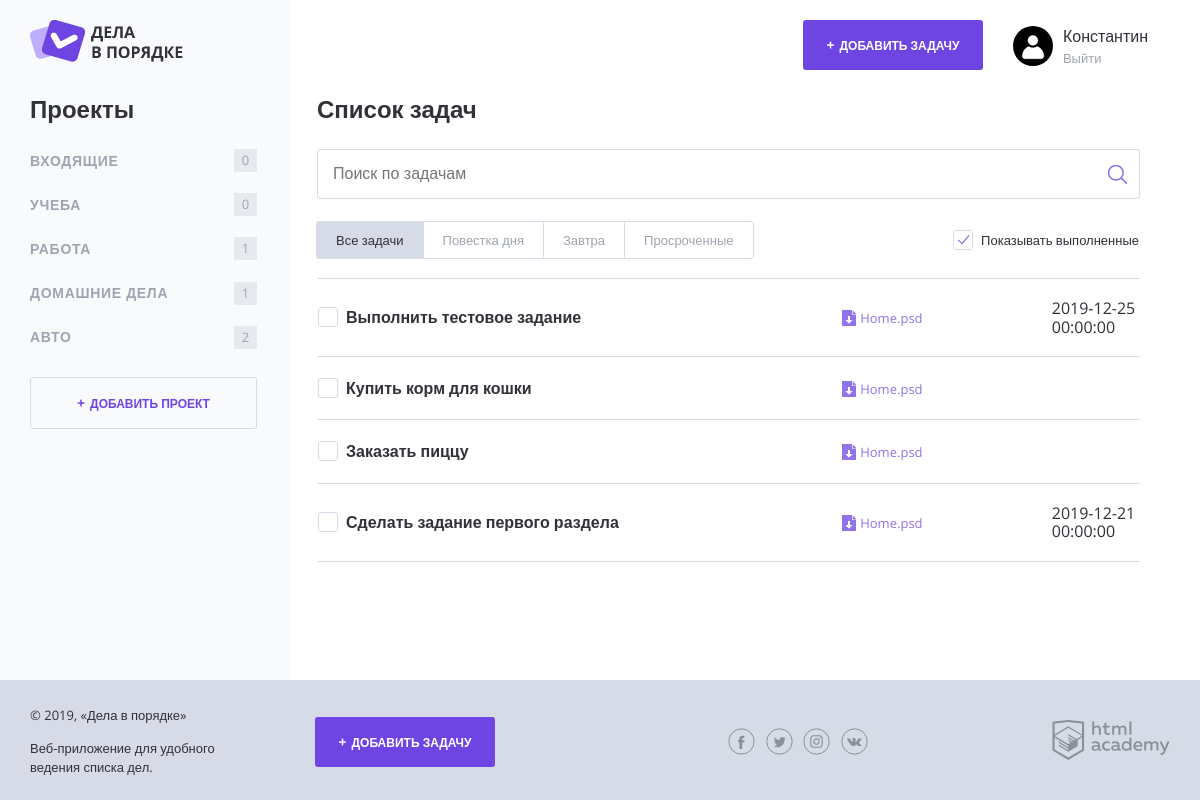
The page / on the database its author committed.
### tables this page shows
CREATE TABLE tasks (
    id INT AUTO_INCREMENT PRIMARY KEY,
    project_id INT,
    date_completed DATETIME NULL,
    state_id INT NOT NULL DEFAULT 0,
    title VARCHAR(60) NOT NULL,
    file_path VARCHAR(1024) NULL,
    due_date DATETIME NULL,
    author_user_id INT NULL,
    date_created DATETIME NOT NULL DEFAULT CURRENT_TIMESTAMP
  )
  DEFAULT
  DEFAULT;

### functions.php (called while the page is built, shortened)
<?php
$TASK_STATE_DONE = 1;
function include_template($name, $data)
{
    $name = 'templates/' . $name;
    extract($data);
    require $name;
    $result = ob_get_clean();
    return $result;
}
function getTasksCategoryCount($tasks, $categoryName, $categories)
{
    $count = 0;
    foreach($tasks as $task) {
        $thisTaskCategoryName = $categories[$task["categoryId"]];
        if ($thisTaskCategoryName === $categoryName) {
            $count++;
        };
    };
    return $count;
}
function isDeadlineNear($dateToCheck)
{
    $HOURS_DEADLINE = 24;
    if ($dateToCheck === NULL) {
        return false;
    }
    $now = strtotime("now");
    $dueDate = strtotime($dateToCheck);
    return getHoursDiff($dueDate, $now) <= $HOURS_DEADLINE;
}
function getHoursDiff($recent, $elder)
{
    $SECONDS_IN_HOUR = 3600;
    $hoursDiff = ($recent - $elder) / $SECONDS_IN_HOUR;
    return floor($hoursDiff);
}
$getAdaptedTasks = function ($dbTasks)
{
    $tasks = [];
    if (!$dbTasks) {
        return $task;
    }
    foreach($dbTasks as $dbTask) {
        $item = array();
        $item['title'] = $dbTask['title'];
        $item['dueDate'] = $dbTask['due_date'];
        $item['categoryId'] = $dbTask['project_id'];
        $item['isDone'] = $dbTask['state_id'] === $TASK_STATE_DONE;
        array_push($tasks, $item);
    };
    return $tasks;
};
$getAdaptedProjects = function ($dbProjects)
{
    $results = [];
    if (!$dbProjects) {
        return $results;
    }
    foreach($dbProjects as $dbProject) {
        array_push($results, $dbProject['title']);
    };
    return $results;
};
function adaptDbResult($dbResult, $func)
{
    $fetchedResult = mysqli_fetch_all($dbResult, MYSQLI_ASSOC);
    return $func($fetchedResult);
}

### templates/index.php (the view, shortened to what this page needs)
<?php
    $HtmlClasses = [
        "TASK_COMPLETED" => "task--completed",
        "TASK_IMPORTANT" => "task--important",
    ];
?>
<main class="content__main">
    <h2 class="content__main-heading">Список задач</h2>
    <form class="search-form" action="index.php" method="post">
        <input class="search-form__input" type="text" name="" value="" placeholder="Поиск по задачам">
        <input class="search-form__submit" type="submit" name="" value="Искать">
    </form>
    <div class="tasks-controls">
        <nav class="tasks-switch">
            <a href="/" class="tasks-switch__item tasks-switch__item--active">Все задачи</a>
            <a href="/" class="tasks-switch__item">Повестка дня</a>
            <a href="/" class="tasks-switch__item">Завтра</a>
            <a href="/" class="tasks-switch__item">Просроченные</a>
        </nav>
        <label class="checkbox">
            <span class="checkbox__text">Показывать выполненные</span>
        </label>
    </div>
    <table class="tasks">
        <?php foreach($tasks as $task): ?>
            <?php if (($show_complete_tasks || !$task["isDone"])): ?>
                <?php
                    $classTaskCompleted = $task["isDone"] ? $HtmlClasses["TASK_COMPLETED"] : "";
                    $classTaskImportant = isDeadlineNear($task["dueDate"]) ? $HtmlClasses["TASK_IMPORTANT"] : "";
                ?>
                <tr class="tasks__item task <?= $classTaskCompleted; ?> <?= $classTaskImportant; ?>">
                    <td class="task__select">
                        <label class="checkbox task__checkbox">
                            <span class="checkbox__text"><?php echo $task["title"] ?></span>
                        </label>
                    </td>
                    <td class="task__file">
                        <a class="download-link" href="#">Home.psd</a>
                    </td>
                    <td class="task__date"><?php echo $task["dueDate"] ?></td>
                </tr>
            <?php endif; ?>
        <?php endforeach; ?>
    </table>
</main>

### index.php (shortened to what this page needs)
<?php
    include_once("functions.php");
    $show_complete_tasks_attribute = "checked";
    $DbSettings = [
        'HOST' => '127.0.0.1',
        'USERNAME' => 'root',
        'PASSWORD' => '',
        'DB_NAME' => '794021_doingsdone',
        'ENCODING' => 'utf8'
    ];
    $db = mysqli_connect(
        $DbSettings['HOST'],
        $DbSettings['USERNAME'],
        $DbSettings['PASSWORD'],
        $DbSettings['DB_NANE']
    );
    mysqli_query($db, 'use ' . $DbSettings['DB_NAME']);
    mysqli_set_charset($db, $DbSettings['ENCODING']);
    $currentUserId = 1;
    $queryProjects  = "SELECT title FROM projects";
    $result = mysqli_query($db, $queryProjects);
    $project_categories = adaptDbResult($result, $getAdaptedProjects);
    $queryTasks  = "SELECT * FROM tasks WHERE author_user_id = '$currentUserId'";
    $result = mysqli_query($db, $queryTasks);
    $tasks = adaptDbResult($result, $getAdaptedTasks);
    $show_complete_tasks = rand(0, 1);
    $pageTitle = "Дела в порядке";
    $layoutData = [
        "data" => [
            "pageTitle" => $pageTitle,
            "show_complete_tasks_attribute" => $show_complete_tasks_attribute,
            "project_categories" => $project_categories,
            "tasks" => $tasks,
            "show_complete_tasks" => $show_complete_tasks,
        ]
    ];
    $layoutData["data"]["components"] = [
        "main" => include_template("index.php", $layoutData["data"]),
    ];
    echo include_template("layout.php", $layoutData);

### templates/layout.php (shortened to what this page needs)
<!DOCTYPE html>
<html lang="ru">
<head>
    <link rel="stylesheet" href="css/normalize.css">
    <link rel="stylesheet" href="css/style.css">
    <link rel="stylesheet" href="css/flatpickr.min.css">
</head>
<div class="page-wrapper">
    <div class="container container--with-sidebar">
        <header class="main-header">
            <a href="/">
                <img src="img/logo.png" width="153" height="42" alt="Логотип Дела в порядке">
            </a>
            <div class="main-header__side">
                <a class="main-header__side-item button button--plus open-modal" href="pages/form-task.html">Добавить задачу</a>
                <div class="main-header__side-item user-menu">
                    <div class="user-menu__image">
                        <img src="img/user.png" width="40" height="40" alt="Пользователь">
                    </div>
                    <div class="user-menu__data">
                        <p>Константин</p>
                        <a href="#">Выйти</a>
                    </div>
                </div>
            </div>
        </header>
        <div class="content">
            <section class="content__side">
                <h2 class="content__side-heading">Проекты</h2>
                <nav class="main-navigation">
                    <ul class="main-navigation__list">
                        <?php foreach ($data["project_categories"] as $categoryName): ?>
                            <li class="main-navigation__list-item">
                                <a class="main-navigation__list-item-link" href="#">
                                    <?= strip_tags($categoryName); ?>
                                </a>
                                <span class="main-navigation__list-item-count">
                                    <?= getTasksCategoryCount(
                                        $data["tasks"],
                                        $categoryName,
                                        $data["project_categories"]);
                                    ?>
                                </span>
                            </li>
                        <?php endforeach; ?>
                    </ul>
                </nav>
                <a class="button button--transparent button--plus content__side-button"
                   href="pages/form-project.html" target="project_add">Добавить проект</a>
            </section>
            <?= $data["components"]["main"]; ?>
        </div>
    </div>
</div>
<footer class="main-footer">
    <div class="container">
        <div class="main-footer__copyright">
            <p>© 2019, «Дела в порядке»</p>
            <p>Веб-приложение для удобного ведения списка дел.</p>
        </div>
        <a class="main-footer__button button button--plus" href="pages/form-task.html">Добавить задачу</a>
        <div class="main-footer__social social">
            <a class="social__link social__link--facebook" href="#">
            </a>
            <a class="social__link social__link--twitter" href="#">
            </a>
            <a class="social__link social__link--instagram" href="#">
            </a>
            <a class="social__link social__link--vkontakte" href="#">
            </a>
        </div>
        <div class="main-footer__developed-by">
            <a href="https://htmlacademy.ru/intensive/php">
                <img src="img/htmlacademy.svg" alt="HTML Academy" width="118" height="40">
            </a>
        </div>
    </div>
</footer>

### rows shown on the page
tasks: title "Выполнить тестовое задание", due_date "2019-12-25 00:00:00"
tasks: title "Купить корм для кошки"
tasks: title "Заказать пиццу"
tasks: title "Сделать задание первого раздела", due_date "2019-12-21 00:00:00"

### other values the page prints
strip_tags($categoryName) "ВХОДЯЩИЕ"
strip_tags($categoryName) "УЧЕБА"
strip_tags($categoryName) "РАБОТА"
strip_tags($categoryName) "ДОМАШНИЕ ДЕЛА"
strip_tags($categoryName) "АВТО"
